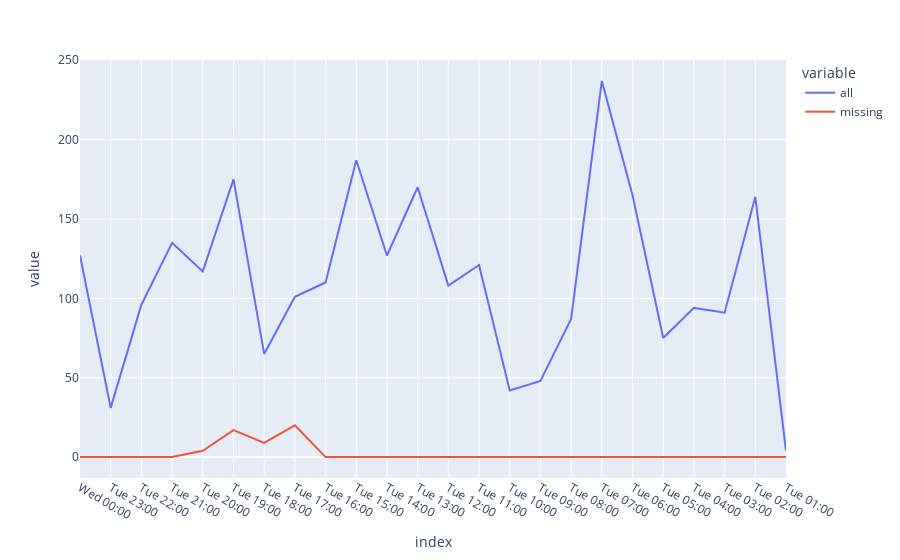

Notebook code cell kept with this figure:
### Markdown cell above
Now let's see _when_ this happened.

### Code cell
import plotly.express as px
from datetime import timezone
from pandas import DataFrame

# We'll set the windows to be each hour, and format the times in UTC.
def time_window(time: datetime) -> str:
    return time.astimezone(timezone.utc).strftime("%a %H:00")

# Now build up a dict of each time window.
hours = {}

for version in added:
    window = time_window(version["when"])
    if window in hours:
        hours[window]["all"] += 1
    else:
        hours[window] = {"all": 0, "missing": 0}
        
for version in missing:
    window = time_window(version["when"])
    hours[window]["missing"] += 1
    
# Turn it into a data frame.
hours = DataFrame.from_dict(hours, orient="index")
    
# And we can chart it.
px.line(hours)

### Figure 1 — Plotly figure (JSON) as saved in the notebook; plotly's stock layout.template omitted (floating-point values rounded to 4 significant figures)
{"data": [{"hovertemplate": "variable=all<br>index=%{x}<br>value=%{y}<extra></extra>", "legendgroup": "all", "line": {"color": "#636efa", "dash": "solid"}, "marker": {"symbol": "circle"}, "mode": "lines", "name": "all", "orientation": "v", "showlegend": true, "type": "scatter", "x": ["Wed 00:00", "Tue 23:00", "Tue 22:00", "Tue 21:00", "Tue 20:00", "Tue 19:00", "Tue 18:00", "Tue 17:00", "Tue 16:00", "Tue 15:00", "Tue 14:00", "Tue 13:00", "Tue 12:00", "Tue 11:00", "Tue 10:00", "Tue 09:00", "Tue 08:00", "Tue 07:00", "Tue 06:00", "Tue 05:00", "Tue 04:00", "Tue 03:00", "Tue 02:00", "Tue 01:00"], "xaxis": "x", "y": [127, 31, 96, 135, 117, 175, 65, 101, 110, 187, 127, 170, 108, 121, 42, 48, 87, 237, 165, 75, 94, 91, 164, 4], "yaxis": "y"}, {"hovertemplate": "variable=missing<br>index=%{x}<br>value=%{y}<extra></extra>", "legendgroup": "missing", "line": {"color": "#EF553B", "dash": "solid"}, "marker": {"symbol": "circle"}, "mode": "lines", "name": "missing", "orientation": "v", "showlegend": true, "type": "scatter", "x": ["Wed 00:00", "Tue 23:00", "Tue 22:00", "Tue 21:00", "Tue 20:00", "Tue 19:00", "Tue 18:00", "Tue 17:00", "Tue 16:00", "Tue 15:00", "Tue 14:00", "Tue 13:00", "Tue 12:00", "Tue 11:00", "Tue 10:00", "Tue 09:00", "Tue 08:00", "Tue 07:00", "Tue 06:00", "Tue 05:00", "Tue 04:00", "Tue 03:00", "Tue 02:00", "Tue 01:00"], "xaxis": "x", "y": [0, 0, 0, 0, 4, 17, 9, 20, 0, 0, 0, 0, 0, 0, 0, 0, 0, 0, 0, 0, 0, 0, 0, 0], "yaxis": "y"}], "layout": {"legend": {"title": {"text": "variable"}, "tracegroupgap": 0}, "margin": {"t": 60}, "xaxis": {"anchor": "y", "domain": [0, 1], "title": {"text": "index"}}, "yaxis": {"anchor": "x", "domain": [0, 1], "title": {"text": "value"}}}}
